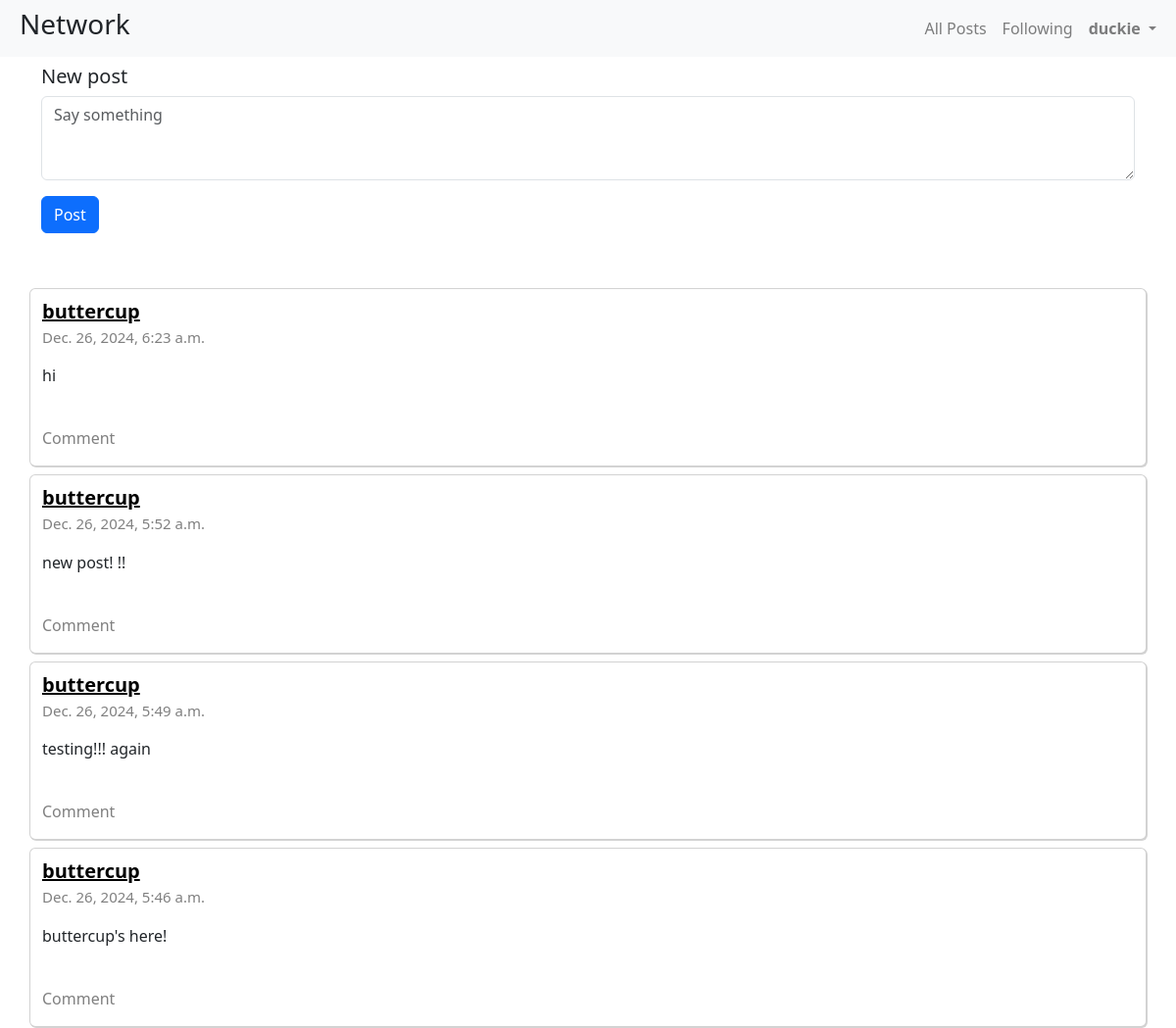
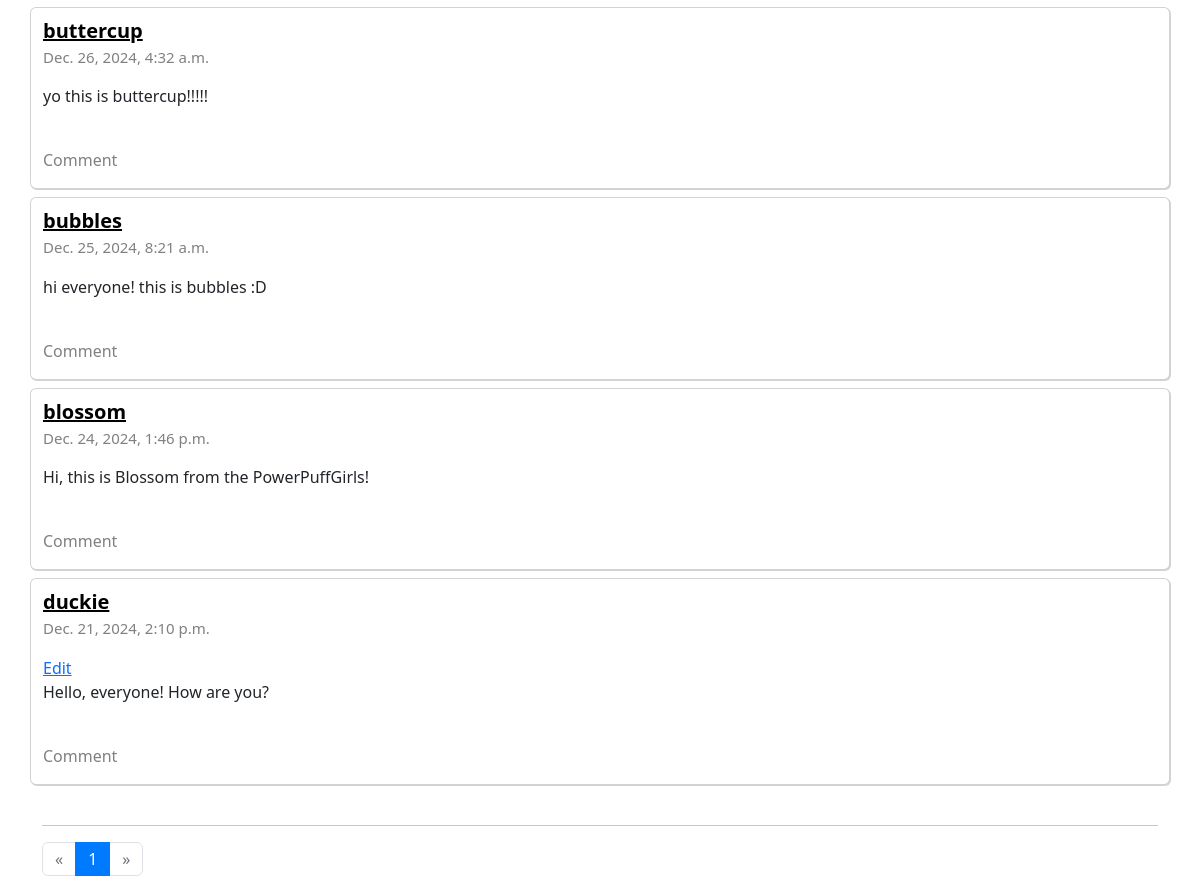
/ (signed in), run on the app's committed database (2 pictures, top to bottom).
### network/models.py (models this page shows, shortened)
class User(AbstractUser):
    pass

class Post(models.Model) :
    post = models.TextField()
    author = models.ForeignKey(User, on_delete=models.CASCADE,related_name="posts", default=0)
    date_posted = models.DateTimeField(auto_now_add=True)
    like_count = models.IntegerField(default=0)
    objects = CreatePost()

### network/views.py (the view, shortened to what this page needs)
# urls.py: path("", views.index, name="index"),
def index(request):
    posts = Post.objects.order_by("-date_posted").all()
    paginator = Paginator(posts,10)
    page_number = request.GET.get('page')
    page_obj = paginator.get_page(page_number)
    return render(request, "network/index.html", {
        'page_obj': page_obj,
    })

### network/templates/network/index.html (shortened to what this page needs)
{% extends "network/layout.html" %}
{% load static %}
{% block body %}
<div class="container">
    {% if user.is_authenticated %}
        <div id="new-post-view">
        <form id = "new-post" action="{% url 'index' %}" method="post">
            <h5 class="mt-2">New post</h5>
            <div class="form-group">
                <textarea class="form-control" name="post" rows="3" cols="4" placeholder="Say something"></textarea>
            </div>
            <input class="btn btn-primary" type="submit" value="Post">
        </form>
        </div>
    {% endif %}
    <br><br>
    <div class="row">
    {% for p in page_obj %}
            <div class="card">
                <div class="post-view" data-id="{{p.id}}">
                    <a href="{% url 'profile' p.id %}" style="font-size: 20px; color:black"><strong>{{p.author.username}}</strong></a>
                    <p class="date">{{p.date_posted}}</p>
                    {% if p.author.username == user.username %}
                        <a href="#" class="content-edit">Edit</a>
                    {% endif %}
                    <p>{{p.post}}</p>
                    <div style="display:inline-flex">
                     </div>
                    <p style="color:grey">Comment</p>
                </div>
            </div>
{% empty %}
<h4 style="text-align: center";>No posts yet</h4>
    {% endfor %}
</div>
<br>
 <hr>
    <nav aria-label="Page navigation">
        <ul class="pagination">
            {% if page_obj.has_previous %}
          <li class="page-item">
            <a class="page-link" href="?page={{ page_obj.previous_page_number }}" aria-label="Previous">
              <span aria-hidden="true">&laquo;</span>
            </a>
          </li>
          {% else %}
          <li class="page-item disabled">
            <span class="page-link" aria-hidden="true">&laquo;</span>
          </li>
          {% endif %}
          {% for i in page_obj.paginator.page_range %}
            {% if page_obj.number == i %}
          <li class="page-item active" aria-current="page">
            <a class="page-link" href="">{{i}}</a>
            </li>
            {% else %}
            <li class="page-item" aria-current="page">
                <a class="page-link" href="?page={{i}}">{{i}}</a>
            {% endif %}
            {% endfor %}
            {% if page_obj.has_next %}
            <li class="page-item">
            <a class="page-link" href="?page={{ page_obj.next_page_number }}" aria-label="Next">
              <span aria-hidden="true">&raquo;</span>
            </a>
          </li>
          {% else %}
          <li class="page-item disabled">
            <span class="page-link" aria-hidden="true">&raquo;</span>
        </li>
        {% endif %}
        </ul>
      </nav>
</div>
{% endblock %}

### network/templates/network/layout.html (shortened to what this page needs)
{% load static %}
<!DOCTYPE html>
<html lang="en">
    <head>
        <link rel="stylesheet" href="https://stackpath.bootstrapcdn.com/bootstrap/4.4.1/css/bootstrap.min.css">
        <link rel="stylesheet" href="https://cdnjs.cloudflare.com/ajax/libs/font-awesome/6.5.1/css/all.min.css" />
        <link href="https://cdn.jsdelivr.net/npm/bootstrap@5.3.2/dist/css/bootstrap.min.css" rel="stylesheet">
        <link href="{% static 'network/styles.css' %}" rel="stylesheet">
    </head>
    <body>
        <nav class="navbar navbar-expand-lg navbar-light bg-light">
            <div class="container-fluid">
            <h3 class="ms-2"> Network</h3>
            <div class="collapse navbar-collapse" id="navbarSupportedContent">
                <ul class="navbar-nav ms-auto mb-2 mb-lg-0">
                    <li class="nav-item">
                        <a class="nav-link" href="{% url 'index' %}">All Posts</a>
                    </li>
                    {% if user.is_authenticated %}
                    <li class="nav-item">
                        <a class="nav-link" href="{% url 'following-page' %}">Following</a></li>
                        <div class="collapse navbar-collapse" id="navbarNavLightDropdown">
                            <li class="nav-item dropdown">
                                <a class="nav-link dropdown-toggle profile-nav" href="#" role="button" data-bs-toggle="dropdown" aria-expanded="false" data-id={{user.id}}>
                                    <strong>{{ user.username }}</strong>
                                </a>
                            </li>
                        </div>
                    {% endif %}
                </ul>
            </div>
            </div>
          </nav>
        <div class="body">
            {% block body %}
            {% endblock %}
        </div>
    </body>
</html>

### network/static/network/styles.css (style rules this page uses)
.date { color: gray !important; font-size: 15px; }
.card { padding-top: 8px !important; box-shadow: 1px 1px 0px 0px lightgray; margin-top: 8px; width: 100% }

### data on the page
User: username "duckie"
Post: author.username "buttercup", date_posted "Dec. 26, 2024, 6:23 a.m.", post "hi"
Post: author.username "buttercup", date_posted "Dec. 26, 2024, 5:52 a.m.", post "new post! !!"
Post: author.username "buttercup", date_posted "Dec. 26, 2024, 5:49 a.m.", post "testing!!! again"
Post: author.username "buttercup", date_posted "Dec. 26, 2024, 5:46 a.m.", post "buttercup's here!"
Post: author.username "buttercup", date_posted "Dec. 26, 2024, 4:32 a.m.", post "yo this is buttercup!!!!!"
Post: author.username "bubbles", date_posted "Dec. 25, 2024, 8:21 a.m.", post "hi everyone! this is bubbles :D"
Post: author.username "blossom", date_posted "Dec. 24, 2024, 1:46 p.m.", post "Hi, this is Blossom from the PowerPuffGirls!"
Post: author.username "duckie", date_posted "Dec. 21, 2024, 2:10 p.m.", shows "Edit", post "Hello, everyone! How are you?"

### other printed values
{{ i }} "1"
